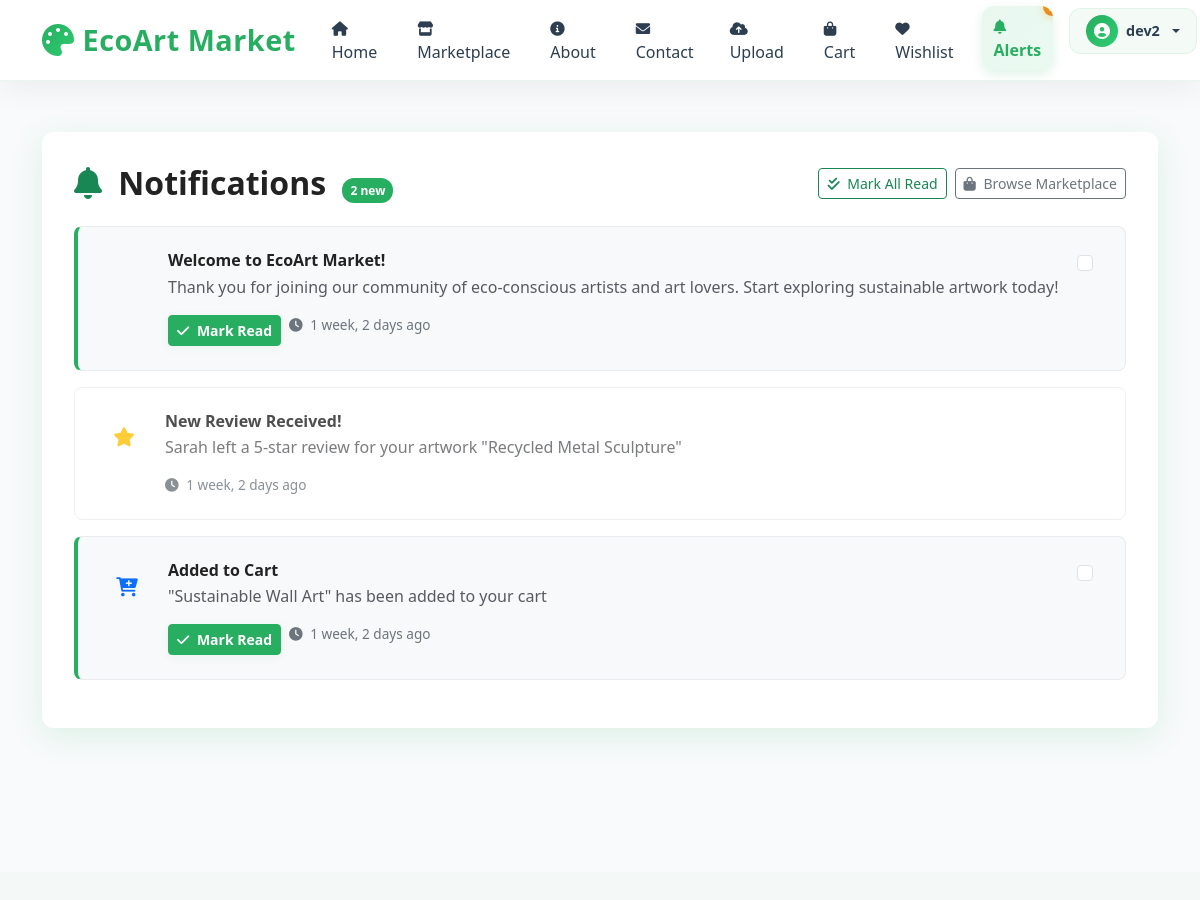
Page /notifications/ (signed in, upper part) on the earlier database version.
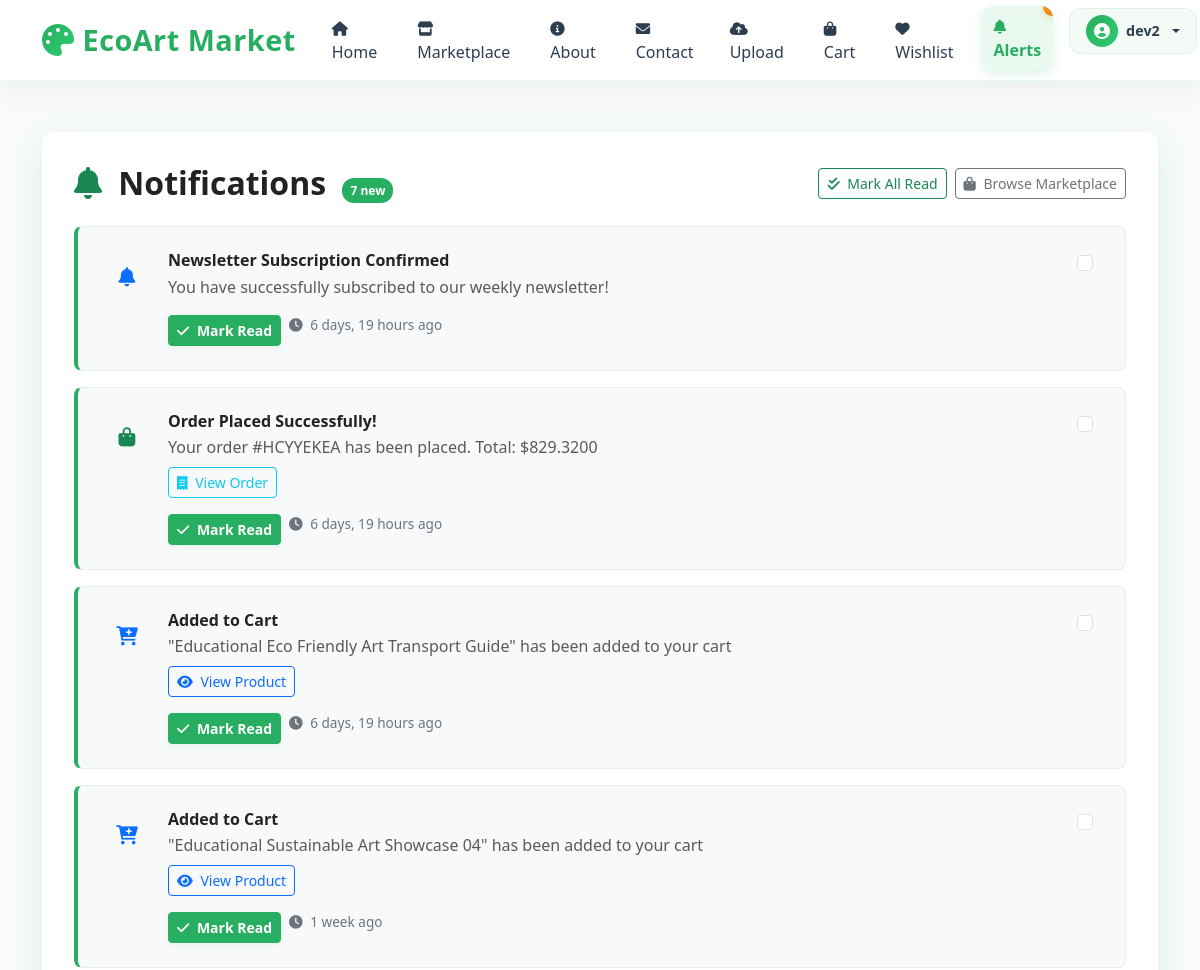
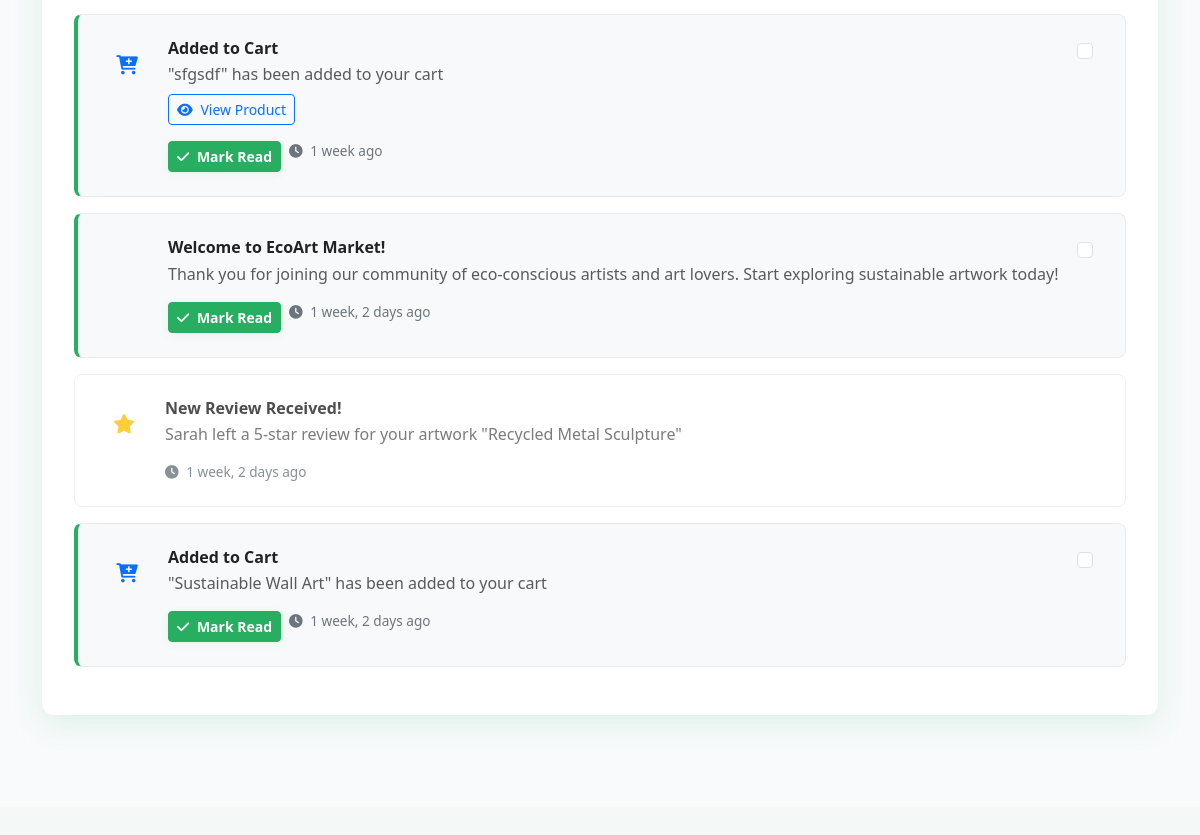
Same page on the later database version (2 pictures, top to bottom).
### market/models.py (models this page shows, shortened)
class Notification(models.Model):
    NOTIFICATION_TYPES = [
        ('review_received', 'Review Received'),
        ('order_placed', 'Order Placed'),
        ('order_status_changed', 'Order Status Changed'),
        ('product_added_to_cart', 'Product Added to Cart'),
        ('product_removed_from_cart', 'Product Removed from Cart'),
        ('product_added_to_wishlist', 'Product Added to Wishlist'),
        ('product_removed_from_wishlist', 'Product Removed from Wishlist'),
        ('new_follower', 'New Follower'),
        ('product_liked', 'Product Liked'),
        ('product_shared', 'Product Shared'),
        ('welcome', 'Welcome'),
        ('system', 'System'),
    ]
    user = models.ForeignKey(User, on_delete=models.CASCADE, related_name='notifications')
    notification_type = models.CharField(max_length=50, choices=NOTIFICATION_TYPES)
    title = models.CharField(max_length=200)
    message = models.TextField()
    related_product = models.ForeignKey(Product, on_delete=models.CASCADE, null=True, blank=True, related_name='notifications')
    related_user = models.ForeignKey(User, on_delete=models.CASCADE, null=True, blank=True, related_name='sent_notifications')
    related_order = models.ForeignKey('Order', on_delete=models.CASCADE, null=True, blank=True, related_name='notifications')
    is_read = models.BooleanField(default=False)
    created_at = models.DateTimeField(auto_now_add=True)
    class Meta:
        ordering = ['-created_at']
    @property
    def icon_class(self):
        icon_map = {
            'review_received': 'fas fa-star',
            'order_placed': 'fas fa-shopping-bag',
            'order_status_changed': 'fas fa-truck',
            'product_added_to_cart': 'fas fa-cart-plus',
            'product_removed_from_cart': 'fas fa-cart-minus',
            'product_added_to_wishlist': 'fas fa-heart',
            'product_removed_from_wishlist': 'fas fa-heart-broken',
            'new_follower': 'fas fa-user-plus',
            'product_liked': 'fas fa-heart',
            'product_shared': 'fas fa-share',
            'welcome': 'fas fa-hand-wave',
            'system': 'fas fa-bell',
        }
        return icon_map.get(self.notification_type, 'fas fa-bell')
    @property
    def color_class(self):
        color_map = {
            'review_received': 'text-warning',
            'order_placed': 'text-success',
            'order_status_changed': 'text-info',
            'product_added_to_cart': 'text-primary',
            'product_removed_from_cart': 'text-secondary',
            'product_added_to_wishlist': 'text-danger',
            'product_removed_from_wishlist': 'text-secondary',
            'new_follower': 'text-success',
            'product_liked': 'text-danger',
            'product_shared': 'text-info',
            'welcome': 'text-success',
            'system': 'text-primary',
        }
        return color_map.get(self.notification_type, 'text-primary')

### market/views.py (the view, shortened to what this page needs)
# urls.py: path('notifications/', NotificationsView.as_view(), name='notifications'),
class NotificationsView(LoginRequiredMixin, View):
    def get(self, request):
        notifications = Notification.objects.filter(user=request.user)
        unread_count = notifications.filter(is_read=False).count()
        context = {
            'notifications': notifications,
            'unread_count': unread_count,
        }
        return render(request, 'market/notifications.html', context)

### market/context_processors.py (called while the page is built)
def notification_count(request):
    if request.user.is_authenticated:
        unread_count = Notification.objects.filter(user=request.user, is_read=False).count()
        return {'unread_notification_count': unread_count}
    return {'unread_notification_count': 0}

### market/templates/market/notifications.html (shortened to what the changed rows need)
{% extends 'market/base.html' %}
{% block content %}
<div class="notifications-bg">
    <div class="container">
        <div class="notifications-card">
            <div class="d-flex justify-content-between align-items-center mb-4">
                <h2 class="fw-bold mb-0">
                    <i class="fas fa-bell text-success me-2"></i>
                    Notifications
                    {% if unread_count > 0 %}
                        <span class="badge-unread ms-2">{{ unread_count }} new</span>
                    {% endif %}
                </h2>
            </div>
            {% if notifications %}
                <form method="post" id="notifications-form">
                    {% for notification in notifications %}
                    <div class="notification-item {% if notification.is_read %}read{% else %}unread{% endif %}"
                         data-notification-id="{{ notification.id }}">
                        <div class="d-flex align-items-start">
                            <div class="notification-icon {{ notification.color_class }}">
                                <i class="{{ notification.icon_class }}"></i>
                            </div>
                            <div class="notification-content">
                                <div class="d-flex justify-content-between align-items-start">
                                    <div>
                                        <h6 class="fw-bold mb-1">{{ notification.title }}</h6>
                                        <p class="text-muted mb-2">{{ notification.message }}</p>
                                        {% if notification.related_product %}
                                        <div class="mb-2">
                                            <a href="{% url 'product_detail' notification.related_product.id %}"
                                               class="btn btn-outline-primary btn-sm">
                                                <i class="fas fa-eye me-1"></i>
                                                View Product
                                            </a>
                                        </div>
                                        {% endif %}
                                        {% if notification.related_order %}
                                        <div class="mb-2">
                                            <a href="{% url 'order_detail' notification.related_order.id %}"
                                               class="btn btn-outline-info btn-sm">
                                                <i class="fas fa-receipt me-1"></i>
                                                View Order
                                            </a>
                                        </div>
                                        {% endif %}
                                        <div class="notification-actions">
                                            {% if not notification.is_read %}
                                            <button type="button" class="btn btn-success btn-sm mark-read-btn"
                                                    data-notification-id="{{ notification.id }}">
                                                <i class="fas fa-check me-1"></i>
                                                Mark Read
                                            </button>
                                            {% endif %}
                                            <div class="notification-time">
                                                <i class="fas fa-clock me-1"></i>
                                                {{ notification.created_at|timesince }} ago
                                            </div>
                                        </div>
                                    </div>
                                    {% if not notification.is_read %}
                                    <div class="form-check">
                                        <input class="form-check-input" type="checkbox"
                                               name="notification_ids" value="{{ notification.id }}"
                                               id="notification_{{ notification.id }}">
                                    </div>
                                    {% endif %}
                                </div>
                            </div>
                        </div>
                    </div>
                    {% endfor %}
                </form>
            {% endif %}
        </div>
    </div>
</div>
{% endblock %}

Differences in the rows shown:
added Notification: title "Newsletter Subscription Confirmed", message "You have successfully subscribed to our weekly newsletter!", created_at "6 days, 19 hours"
added Notification: title "Order Placed Successfully!", message "Your order #HCYYEKEA has been placed. Total: $829.3200", shows "View Order", created_at "6 days, 19 hours", notification_type "order_placed" (drawn)
added Notification: title "Added to Cart", message "\"Educational Eco Friendly Art Transport Guide\" has been added to your cart", shows "View Product", created_at "6 days, 19 hours"
added Notification: title "Added to Cart", message "\"Educational Sustainable Art Showcase 04\" has been added to your cart", shows "View Product", created_at "1 week"
added Notification: title "Added to Cart", message "\"sfgsdf\" has been added to your cart", shows "View Product", created_at "1 week"
Other differences:
{{ unread_count }}: "2" → "7"
